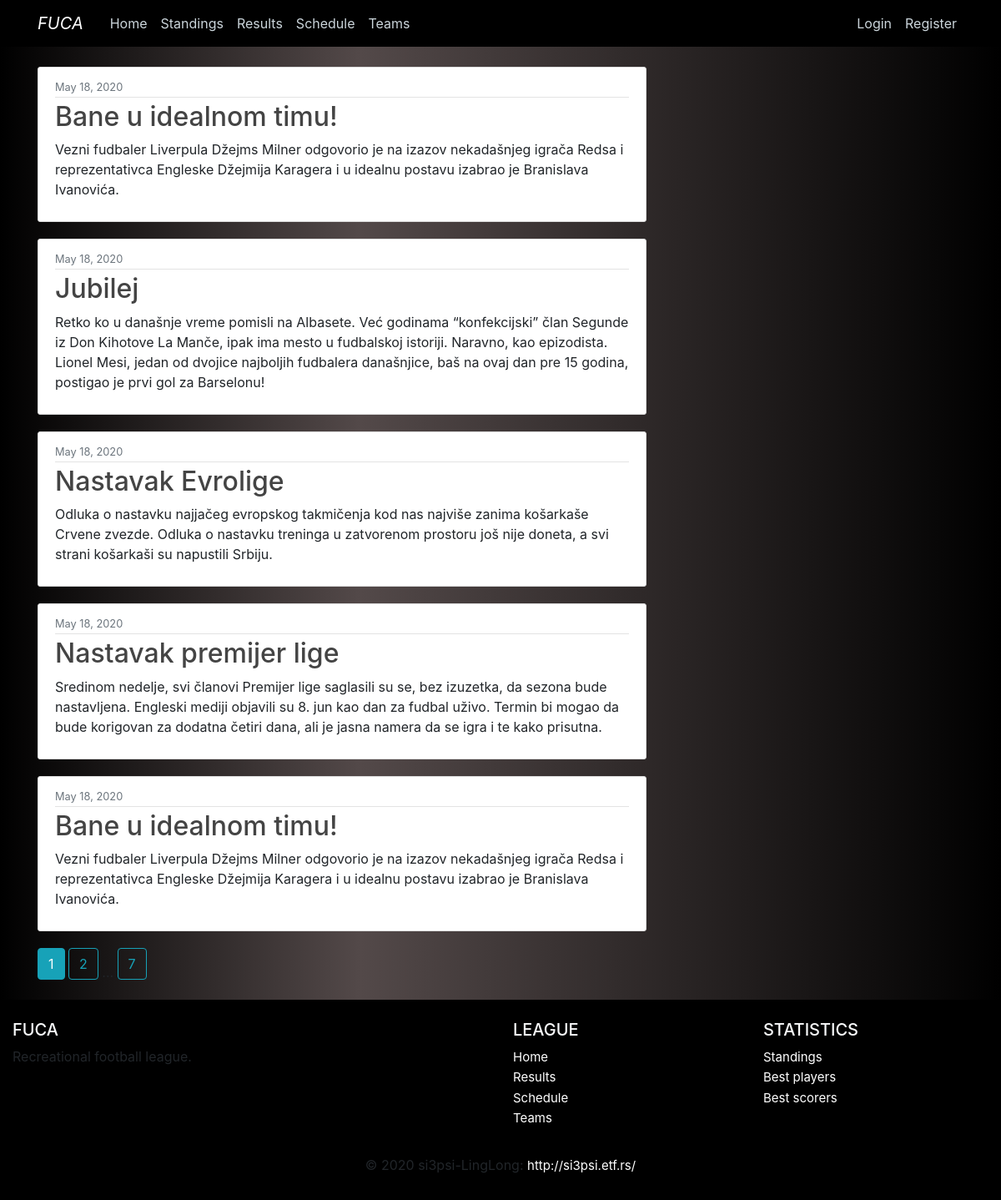
The page /home on the database its author committed.
### fuca/models.py (models this page shows, shortened)
class News(db.Model):
    __tablename__ = 'news'
    id          = db.Column(db.Integer,     primary_key=True)
    date        = db.Column(db.DateTime,    nullable=False, default=datetime.utcnow)
    title       = db.Column(db.String(100), nullable=False)
    content     = db.Column(db.Text,        nullable=False)

### fuca/main/routes.py (the view)
@main.route("/")
@main.route("/home")
def home():
    page = request.args.get('page', 1, type=int)
    news = News.query.order_by(News.date.desc()).paginate(page=page, per_page=5)
    return render_template('home/home.html', newslist=news)

### fuca/templates/home/home.html
{% extends 'home/layout.html' %}
{% block content %}
    {% for news in newslist.items %}
        <article class="media content-section">
            <div class="media-body">
            <div class="article-metadata">
                <small class="text-muted">{{ news.date.strftime('%B %d, %Y') }}</small>
            </div>
            <h2 class="article-title">{{ news.title }}</h2>
            <p class="article-content">{{ news.content }}</p>
            </div>
        </article>
    {% endfor %}
    {% for page_num in newslist.iter_pages(left_edge=1, right_edge=1, left_current=1, right_current=2) %}
        {% if page_num %}
            {% if newslist.page == page_num %}
                <a class="btn btn-info mb-4" href="{{ url_for('main.home', page=page_num) }}">{{ page_num }}</a>
            {% else %}
                <a class="btn btn-outline-info mb-4" href="{{ url_for('main.home', page=page_num) }}">{{ page_num }}</a>
            {% endif %}
        {% else %}
            ...
        {% endif %}
    {% endfor %}
{% endblock content %}

### fuca/static/main.css (style rules this page uses)
body { margin-top: 5rem; }
h1, h2, h3, h4, h5, h6 { color: #444444; }
a:link { text-decoration: none; }
.dark-background { background: rgb(0,0,0); background: linear-gradient(90deg, rgba(0,0,0,1) 0%, rgba(83,73,73,1) 36%, rgba(0,0,0,1) 100%); }
.content-section { background: #ffffff; padding: 10px 20px; border: 1px solid #dddddd; border-radius: 3px; margin-bottom: 20px; }
.article-title { color: #444444; }
.article-content { white-space: pre-line; }
.article-metadata { padding-bottom: 1px; margin-bottom: 4px; border-bottom: 1px solid #e3e3e3 }

### rows shown on the page
News: date "May 18, 2020", title "Bane u idealnom timu!", content "Vezni fudbaler Liverpula Džejms Milner odgovorio je na izazov nekadašnjeg igrača Redsa i reprezentativca Engleske Džejmija Karagera i u idealnu postavu izabrao je Branislava Ivanovića."
News: date "May 18, 2020", title "Jubilej", content "Retko ko u današnje vreme pomisli na Albasete. Već godinama “konfekcijski” član Segunde iz Don Kihotove La Manče, ipak ima mesto u fudbalskoj istoriji. Naravno, kao epizodista. Lionel Mesi, jedan od dvojice najboljih fudbalera današnjice, baš na ovaj dan pre 15 godina, postigao je prvi gol za Barselonu!"
News: date "May 18, 2020", title "Nastavak Evrolige", content "Odluka o nastavku najjačeg evropskog takmičenja kod nas najviše zanima košarkaše Crvene zvezde. Odluka o nastavku treninga u zatvorenom prostoru još nije doneta, a svi strani košarkaši su napustili Srbiju."
News: date "May 18, 2020", title "Nastavak premijer lige", content "Sredinom nedelje, svi članovi Premijer lige saglasili su se, bez izuzetka, da sezona bude nastavljena. Engleski mediji objavili su 8. jun kao dan za fudbal uživo. Termin bi mogao da bude korigovan za dodatna četiri dana, ali je jasna namera da se igra i te kako prisutna."
News: date "May 18, 2020", title "Bane u idealnom timu!", content "Vezni fudbaler Liverpula Džejms Milner odgovorio je na izazov nekadašnjeg igrača Redsa i reprezentativca Engleske Džejmija Karagera i u idealnu postavu izabrao je Branislava Ivanovića."

### other values the page prints
{{ page_num }} "1"
{{ page_num }} "2" "7"
